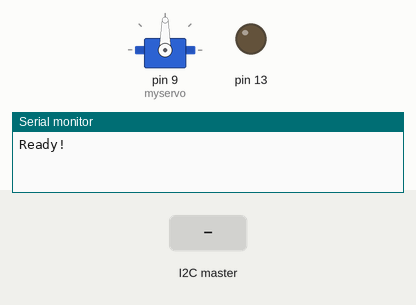
The sketch below on a simulated Arduino Uno, built with avr-gcc and run on an emulated ATmega328P. Parts: servo, output pins drawn as LEDs (lit = HIGH), the last lines printed to the serial monitor. The test bench sets the inputs (shaded band).

Above: at 1.2 s.
1.3 s: the I2C master sends the byte 1
At 2.3 s:
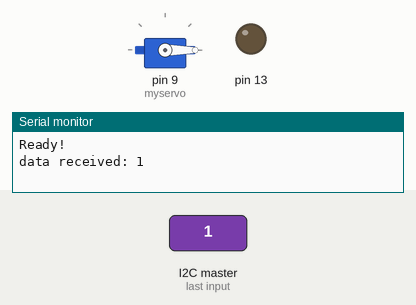
2.8 s: the I2C master sends the byte 2
At 3.4 s:
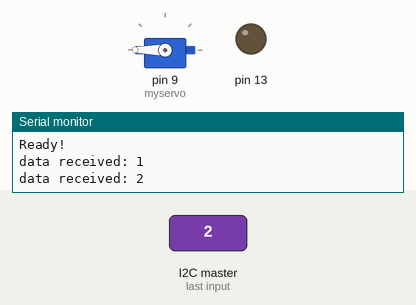
Timing chart, 0 to 5.8 s (numbered marks = the images above; inputs shaded):
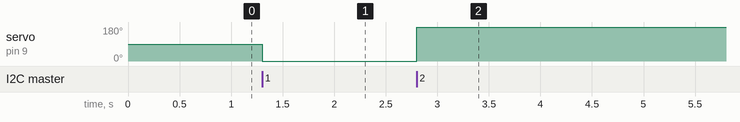

The sketch:

main.ino
```cpp
#include <Wire.h>
#include <Servo.h>

#define SLAVE_ADDRESS 0x04
int number = 0;
int state = 0;
Servo myservo;  // create servo object to control a servo
// twelve servo objects can be created on most boards

int pos = 0;    // variable to store the servo position


void setup() {
  pinMode(13, OUTPUT);
  Serial.begin(9600); // start serial for output
  // initialize i2c as slave
  Wire.begin(SLAVE_ADDRESS);

  // define callbacks for i2c communication
  Wire.onReceive(receiveData);
  Wire.onRequest(sendData);

  //init servo
  myservo.attach(9);  // attaches the servo on pin 9 to the servo object

  Serial.println("Ready!");
}

void loop() {
  delay(100);
}

// callback for received data
void receiveData(int byteCount) {

  while (Wire.available()) {
    number = Wire.read();
    Serial.print("data received: ");
    Serial.println(number);
    //a number of 2 means you want to turn the blinds ON
    //AKA collapse the blinds
    if (number == 1) {
        myservo.write(-180);
    }
    //a number of 2 means you want to turn the blinds OFF
    if(number ==2){
        myservo.write(180);              // tell servo to go to position in variable 'pos'
    }
  }
}

// callback for sending data
void sendData() {
  Wire.write(number);
}
```

Measured:
- after the input at 1.3 s, servo on pin 9 (myservo): 90° → 0° at once
- after the input at 2.8 s, servo on pin 9 (myservo): 0° → 180° at once
